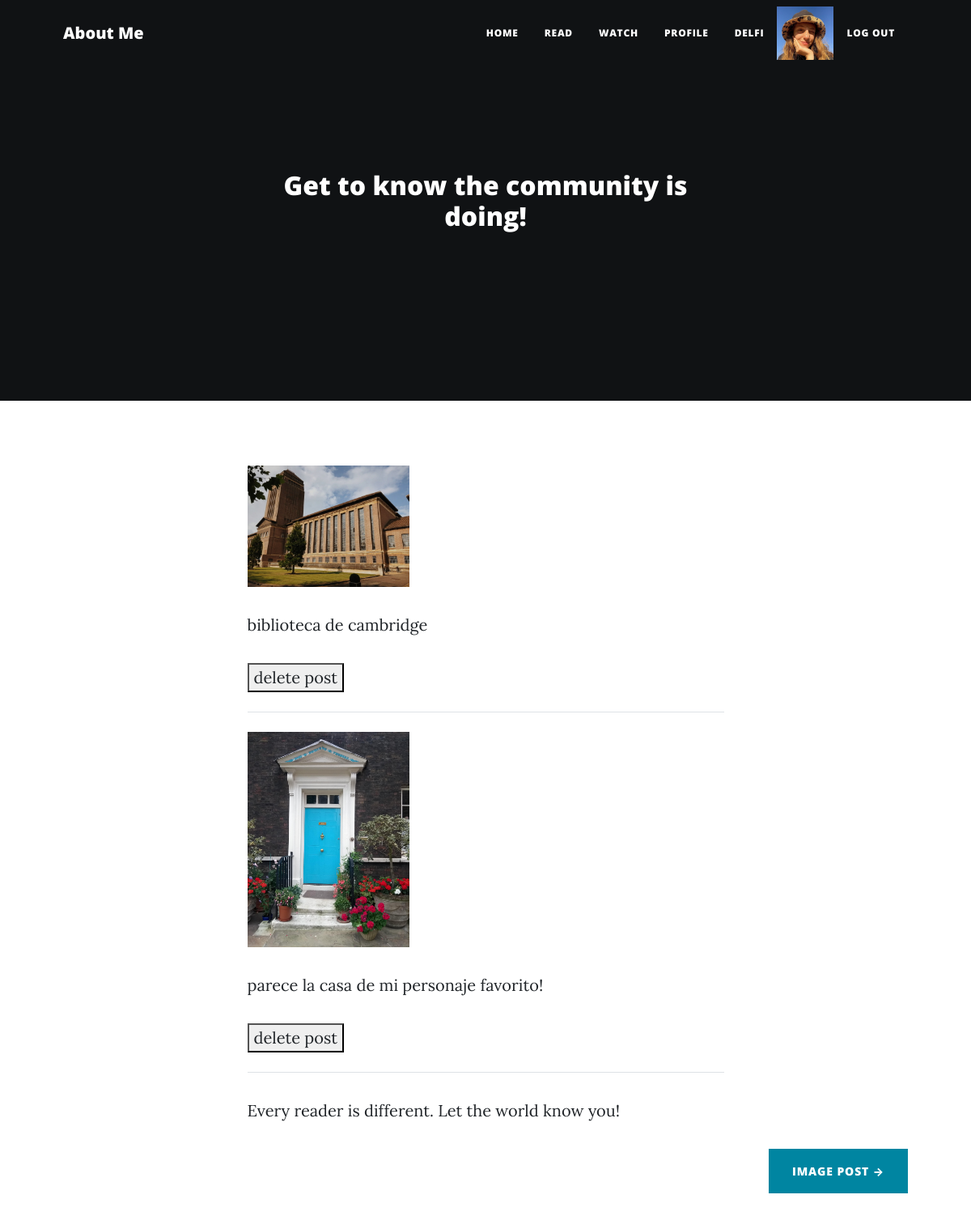
Before: /photoRead/ (signed in) with the older database file.
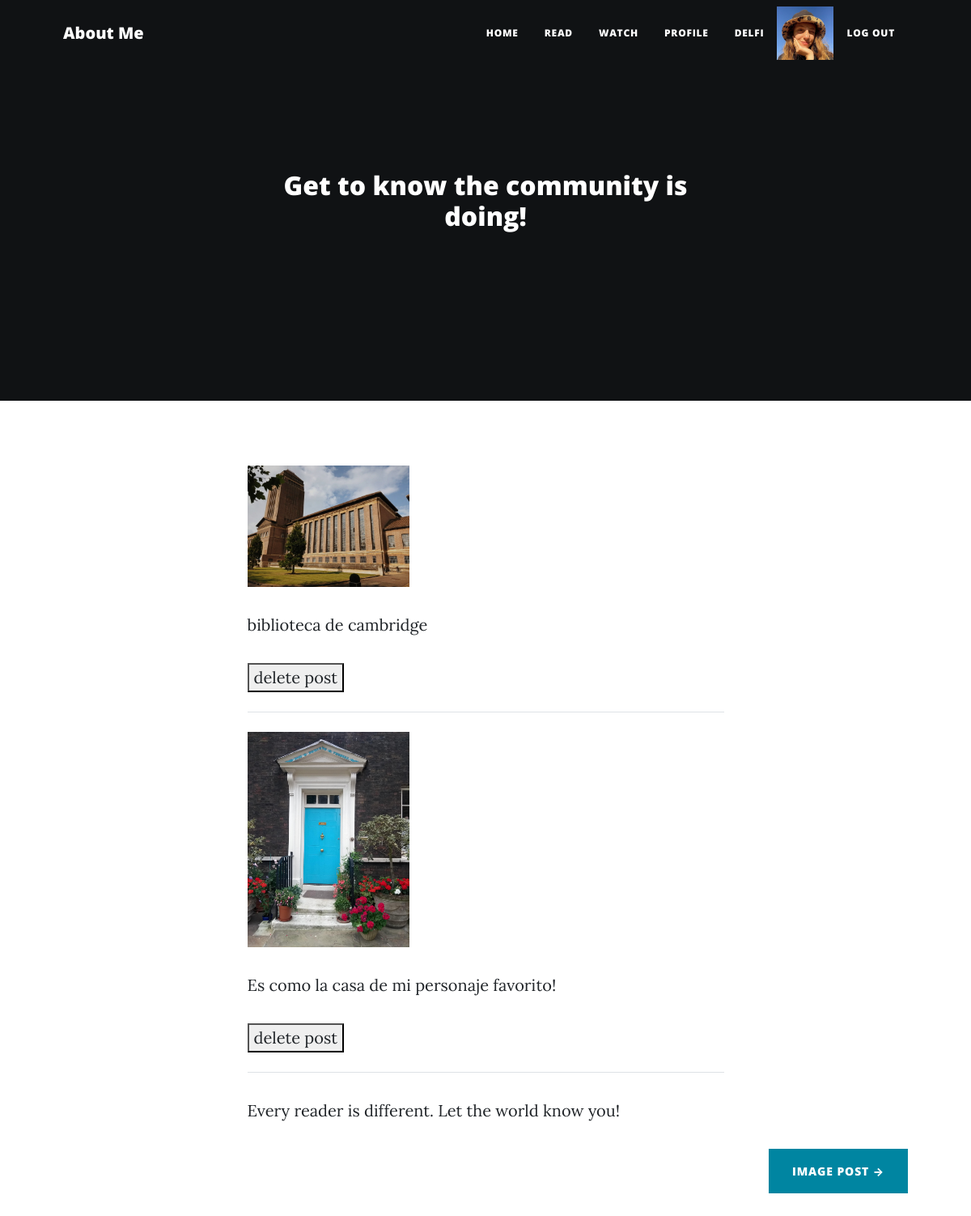
After: the same page with the newer database file.
### Postit/models.py (models this page shows, shortened)
class Photo(models.Model):
    image = models.ImageField(upload_to='photos', null = True, blank = True, unique = True)
    text = models.CharField(max_length = 100, null = 'null')

### Postit/views.py (the view)
# urls.py: path('photoRead/', photoRead, name = 'photoRead'),
@login_required
def photoRead(request):
    photos = Photo.objects.all()
    context = {'photos': photos}
    return render(request, 'Postit/photoRead.html', context)

### Postit/templates/Postit/photoRead.html
{% extends 'Postit/padre.html'%}
{% load static%}
{% block readSubheading %} <h2>Get to know the community is doing! </h2>{% endblock %}
{% block read %}
    {% for photo in photos %}
        <img src = '{{photo.image.url}}' alt = 'no image' style= 'max-width: 200px;'>
        <p class="post-title"> {{photo.text}} </p>
        <button>
            <a href= '{% url "deletePhoto" photo.id %}' class="btn-primary text-lowercase">delete post</a>
        </button>
        <hr class="my-4" />
    {% endfor %}
{% endblock %}
{% block readBottom %}
    <p>Every reader is different. Let the world know you!</p>  </div> <div class="d-flex justify-content-end mb-4"><a class="btn btn-primary text-uppercase" href="/Postit/uploadPhoto">Image Post →</a></div>
{% endblock %}

Changed rows visible on the page:
removed Photo: image (picture), text "parece la casa de mi personaje favorito!"
added Photo: image (picture), text "Es como la casa de mi personaje favorito!"
